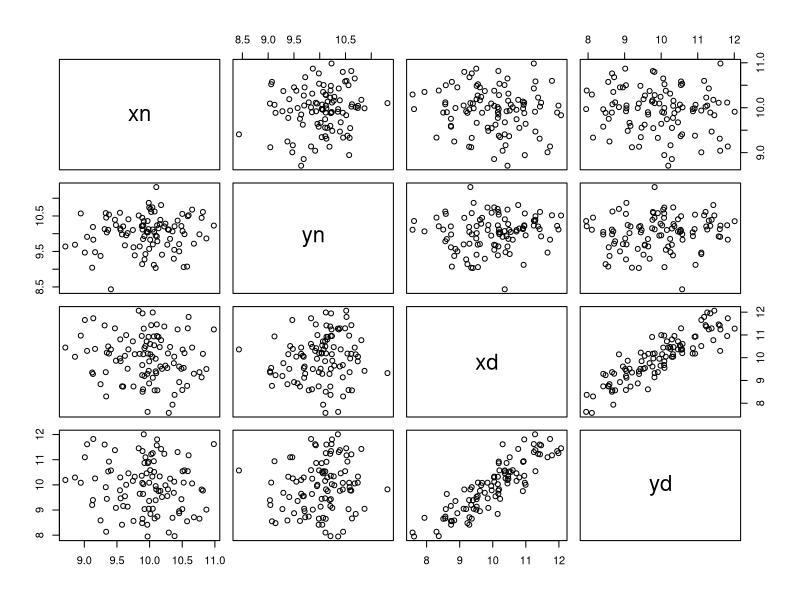
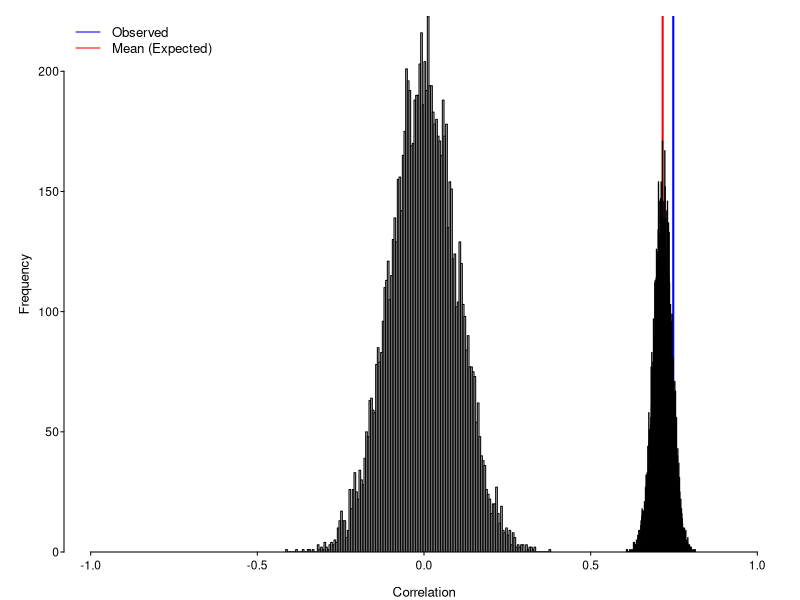

The R source for these figures, in order:
#################################################
#################################################
# Spurious versus non-spurious ratio correlations
#################################################
#################################################
require(MASS) # for mvrnorm
#~~~~~~~~~~~~~~~~~~~~~~~~~~~~~~~~~~~~~~~
# Multivariate-normal random variables
# independent numerators 
# but correlated denominators
#~~~~~~~~~~~~~~~~~~~~~~~~~~~~~~~~~~~~~~~
S <- 100 # Sample size
xn <- rnorm(S, 10, 0.5) # first numerator
yn <- rnorm(S, 10, 0.5) # second numerator
cov <- 0.9 # Covariance between denominator variables
d <- data.frame(mvrnorm(n = S, 
                        mu = c(xd = 10, yd = 10), 
                        Sigma = rbind(c(1, cov), c(cov, 1))))
xd <- d$xd # first denominator
yd <- d$yd # second denominator

# Only the denominators are correlated
pairs(cbind(xn, yn, xd, yd))
cor(cbind(xn, yn, xd, yd))

# The ratios are correlated
cor.obs <- cor(xn/xd, yn/yd)

# Contrast spurious versus non-spurious inferences be permuting either 
# just the numerators or both the numerators and denominators

num.sim <- 9999 # number of permutations

# It's a spurious correlation when drawing inference about the numerators
cor.spur <- replicate(num.sim, cor(sample(xn) / xd, 
                                         (yn) / yd,
                                   method = 'pearson'))
# But *not* a spurious correlation when drawing inference about the ratios
cor.nonspur <- replicate(num.sim, cor(sample(xn/xd), 
                                             yn/yd,
                                      method = 'pearson'))

cor.obs
mean(cor.spur)
mean(cor.nonspur)

# Inspect distributions of observed correlations
pdf('../figs/CorrelationOfRatios.pdf', height = 3, width = 5)
par(
  cex = 0.8,
  cex.axis = 0.9,
  cex.lab = 1,
  tcl = -0.2,
  mar = c(3, 4, 1, 1),
  mgp = c(2, 0.3, 0),
  las = 1,
  yaxs = 'i'
)
h1 <- hist(cor.nonspur, breaks = 200, xlim = c(-1,1), 
           main = '', xlab = 'Correlation')
  abline(v = cor.obs, col = 'blue', lwd = 2)
  abline(v = mean(cor.spur), col = 'red', lwd = 2)
h2 <- hist(cor.spur, breaks = 200, xlim = c(-1,1), 
           add = TRUE)

  legend('topleft',
         legend = c('Observed',"Mean (Expected)"),
         lty = 1,
         col = c('blue','red'),
         bty = 'n')
dev.off()
# Conclusion: In the context of comparing feeding rates, 
#  we are drawing inference about the correlation of the ratios
#  (not the numerator diet proportions). 
# A correlation of zero, mean(cor.nonspur), 
#  is thus the appropriate null hypothesis.
# If we were drawing inference on the numerator diet proportions, 
#  then the non-zero correlation, mean(cor.spur),
#  is the appropriate null hypothesis.  


